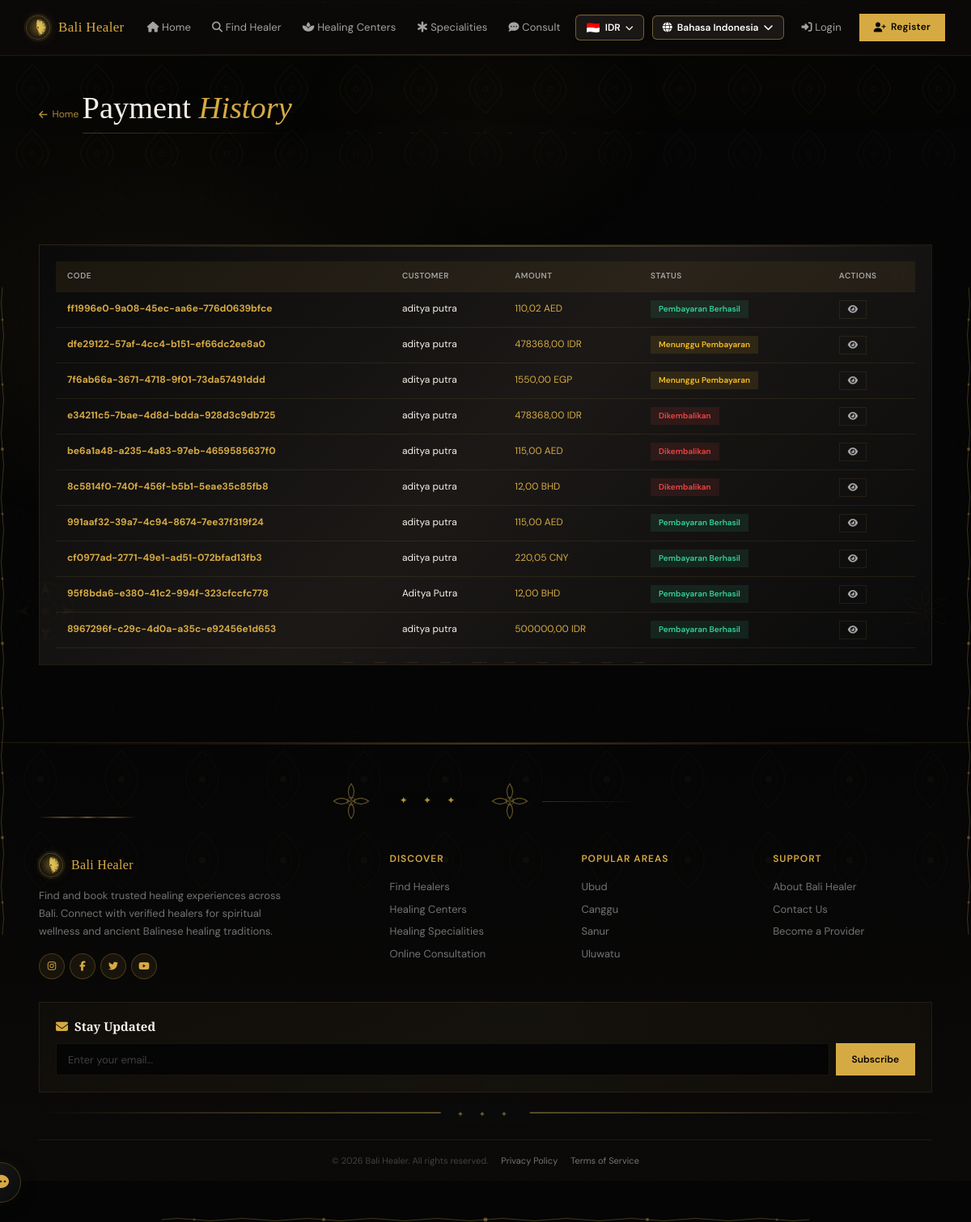
The app's page /id/payments/, older data.
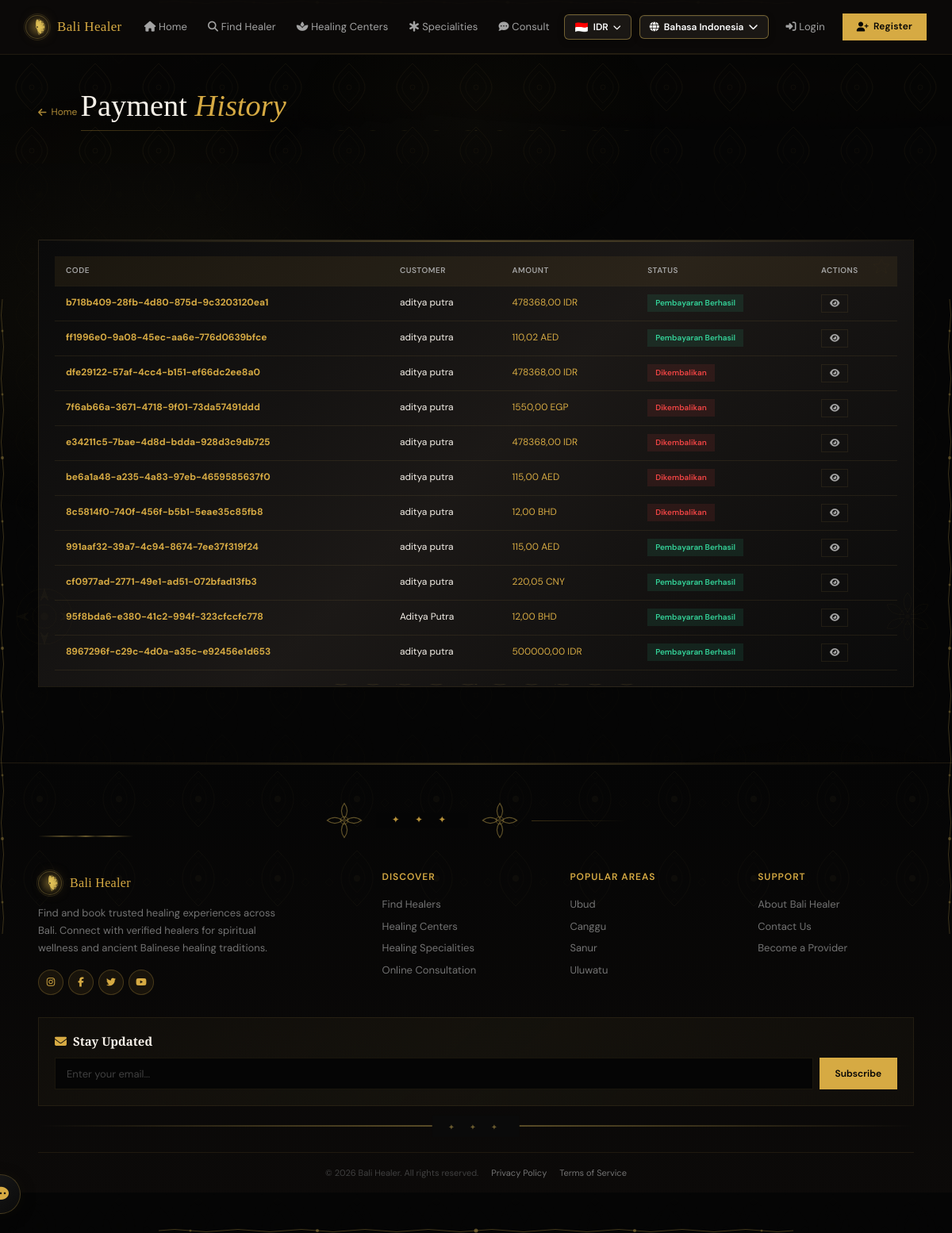
The same page, newer data.
### payments/models.py (models this page shows, shortened)
class Payment(models.Model):
    PAYMENT_STATUS_CHOICES = [
        ('pending', 'Menunggu Pembayaran'),
        ('processing', 'Sedang Diproses'),
        ('success', 'Pembayaran Berhasil'),
        ('held', 'Dana Ditahan (Escrow)'),
        ('released', 'Dana Dirilis ke Healer'),
        ('failed', 'Gagal'),
        ('refunded', 'Dikembalikan'),
        ('expired', 'Kadaluarsa'),
    ]
    VALID_PAYMENT_TRANSITIONS = {
        'pending': ['processing', 'success', 'failed', 'expired'],
        'processing': ['success', 'failed'],
        'success': ['held', 'refunded'],
        'held': ['released', 'refunded'],
        'released': [],
        'failed': [],
        'refunded': [],
        'expired': [],
    }
    booking = models.OneToOneField(Booking, on_delete=models.CASCADE, related_name='payment')
    payment_code = models.CharField(max_length=20, unique=True, default=uuid.uuid4)
    payment_method = models.ForeignKey(PaymentMethod, on_delete=models.SET_NULL, null=True)
    amount_idr = models.DecimalField(max_digits=12, decimal_places=2)
    currency = models.ForeignKey(Currency, on_delete=models.SET_NULL, null=True)
    amount_converted = models.DecimalField(max_digits=12, decimal_places=2, default=0)
    exchange_rate = models.DecimalField(max_digits=15, decimal_places=6, default=1.0)
    status = models.CharField(max_length=20, choices=PAYMENT_STATUS_CHOICES, default='pending', db_index=True)
    paid_at = models.DateTimeField(null=True, blank=True)
    held_at = models.DateTimeField(null=True, blank=True)
    released_at = models.DateTimeField(null=True, blank=True)
    refunded_at = models.DateTimeField(null=True, blank=True)
    refund_reason = models.TextField(blank=True)
    notes = models.TextField(blank=True)
    created_at = models.DateTimeField(auto_now_add=True)
    updated_at = models.DateTimeField(auto_now=True)
    class Meta:
        ordering = ['-created_at']

class Currency(models.Model):
    code = models.CharField(max_length=10, unique=True)
    name = models.CharField(max_length=100)
    symbol = models.CharField(max_length=10)
    rate_to_idr = models.DecimalField(max_digits=15, decimal_places=6, default=1.0,
        help_text='Kurs terhadap 1 IDR')
    is_active = models.BooleanField(default=True)
    updated_at = models.DateTimeField(auto_now=True)
    class Meta:
        verbose_name_plural = 'Currencies'
        ordering = ['code']

### bookings/models.py (models this page shows, shortened)
class Booking(models.Model):
    STATUS_CHOICES = [
        ('pending_payment', 'Menunggu Pembayaran'),
        ('pending_confirm', 'Menunggu Konfirmasi Healer'),
        ('confirmed', 'Dikonfirmasi'),
        ('in_progress', 'Sedang Dikerjakan'),
        ('completed', 'Selesai'),
        ('cancelled', 'Dibatalkan'),
        ('expired', 'Kadaluarsa'),
        ('refunded', 'Dikembalikan'),
    ]
    VALID_TRANSITIONS = {
        'pending_payment': ['pending_confirm', 'cancelled', 'expired'],
        'pending_confirm': ['confirmed', 'cancelled', 'refunded'],
        'confirmed': ['in_progress', 'cancelled', 'refunded'],
        'in_progress': ['completed', 'refunded'],
        'completed': [],
        'cancelled': [],
        'expired': [],
        'refunded': [],
    }
    booking_code = models.CharField(max_length=40, unique=True, blank=True)
    healer = models.ForeignKey(Healer, on_delete=models.CASCADE, related_name='bookings')
    customer = models.ForeignKey(User, on_delete=models.SET_NULL, null=True, blank=True, related_name='bookings')
    customer_name = models.CharField(max_length=200)
    customer_email = models.EmailField()
    customer_phone = models.CharField(max_length=20)
    service_type = models.CharField(max_length=200)
    service_price_idr = models.DecimalField(max_digits=12, decimal_places=2, default=0)
    booking_date = models.DateField()
    booking_time = models.TimeField()
    notes = models.TextField(blank=True)
    total_price_idr = models.DecimalField(max_digits=12, decimal_places=2, default=0)
    currency = models.CharField(max_length=10, default='IDR')
    total_price_converted = models.DecimalField(max_digits=12, decimal_places=2, default=0)
    status = models.CharField(max_length=20, choices=STATUS_CHOICES, default='pending_payment', db_index=True)
    confirmed_at = models.DateTimeField(null=True, blank=True)
    started_at = models.DateTimeField(null=True, blank=True)
    completed_at = models.DateTimeField(null=True, blank=True)
    cancelled_at = models.DateTimeField(null=True, blank=True)
    cancel_reason = models.TextField(blank=True)
    created_at = models.DateTimeField(auto_now_add=True)
    updated_at = models.DateTimeField(auto_now=True)
    class Meta:
        ordering = ['-created_at']

### payments/views.py (the view)
# urls.py: path('payments/', views.payment_history, name='payment_history'),
def payment_history(request):
    payments = Payment.objects.select_related(
        'booking', 'currency', 'payment_method'
    ).order_by('-created_at')[:20]
    return render(request, 'payment_history.html', {'payments': payments})

### accounts/context_processors.py (called while the page is built)
def notification_context(request):
    if request.user.is_authenticated:
        unread_count = Notification.objects.filter(user=request.user, is_read=False).count()
        return {'global_unread_notifications': unread_count}
    return {'global_unread_notifications': 0}

### templates/payment_history.html (shortened to what this page needs)
{% extends 'base.html' %}
{% load static %}
{% load i18n %}
{% block content %}
<div class="page-header">
    <div class="container">
        <a href="{% url 'home' %}" class="back-link"><i class="fas fa-arrow-left"></i> {% trans "Home" %}</a>
        <div style="position:relative;display:inline-block">
            <h1>{% trans "Payment" %} <em>{% trans "History" %}</em></h1>
            <div style="height:1px;background:linear-gradient(90deg,var(--gold),transparent);margin-top:8px;opacity:0.3"></div>
        </div>
    </div>
</div>
<section class="section" data-reveal>
    <div class="container">
        <div class="card">
            <div class="card-body">
                {% if payments %}
                <div class="table-container">
                    <table class="data-table">
                        <thead>
                            <tr><th>{% trans "Code" %}</th><th>{% trans "Customer" %}</th><th>{% trans "Amount" %}</th><th>{% trans "Status" %}</th><th>{% trans "Actions" %}</th></tr>
                        </thead>
                        <tbody>
                            {% for p in payments %}
                            <tr>
                                <td><strong style="color:var(--gold);font-weight:700">{{ p.payment_code }}</strong></td>
                                <td style="color:var(--fg)">{{ p.booking.customer_name }}</td>
                                <td style="color:var(--gold)">{{ p.amount_converted|floatformat:2 }} {{ p.currency.code|default:"IDR" }}</td>
                                <td><span class="status-badge status-{{ p.status }}">{{ p.get_status_display }}</span></td>
                                <td><a href="{% url 'payment_detail' p.payment_code %}" class="btn btn-sm btn-outline"><i class="fas fa-eye"></i></a></td>
                            </tr>
                            {% endfor %}
                        </tbody>
                    </table>
                </div>
                {% else %}
                <div class="empty-state">
                    <i class="fas fa-receipt"></i>
                    <h3>{% trans "No Payments Yet" %}</h3>
                    <p>{% trans "Payment history will appear here." %}</p>
                </div>
                {% endif %}
            </div>
        </div>
    </div>
</section>
{% endblock %}

Row changes from the older to the newer data that the page shows:
added Payment: payment_code "b718b409-28fb-4d80-875d-9c3203120ea1", booking.customer_name "aditya putra", amount_converted "478368,00", currency.code "IDR", status "Pembayaran Berhasil"
changed Payment "dfe29122-57af-4cc4-b151-ef66dc2ee8a0": status "Menunggu Pembayaran" → "Dikembalikan"
changed Payment "7f6ab66a-3671-4718-9f01-73da57491ddd": status "Menunggu Pembayaran" → "Dikembalikan"
